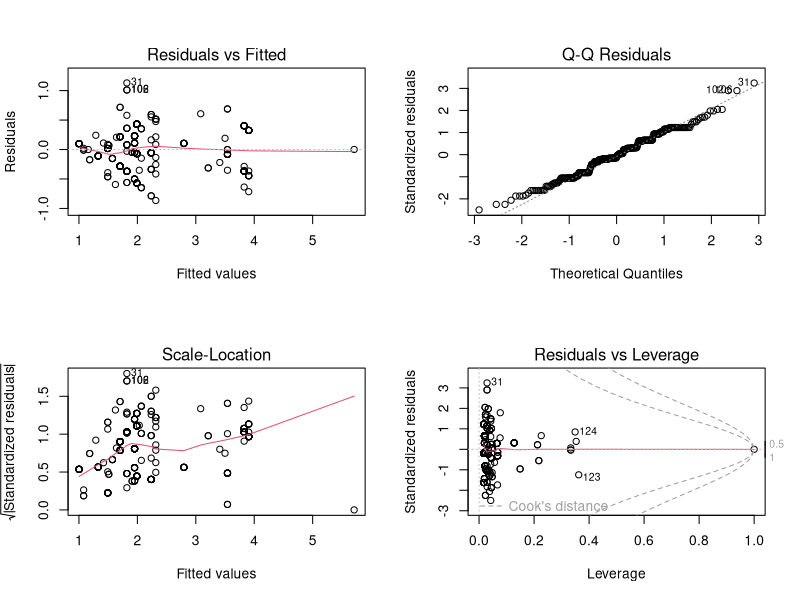

Source code (R):
## ---- chunk 1
#| label: import
Abeilles <- read.table("Data_abeilles.txt", header = TRUE, dec = ",",
                       stringsAsFactors = TRUE)
Abeilles <- Abeilles[, -8]
Abeilles_clean <- na.omit(Abeilles)

# Niveaux de référence (intercept) et effectifs
levels(Abeilles_clean$genre)
levels(Abeilles_clean$contexte_paysager)
table(Abeilles_clean$genre)
## ---- chunk 2
#| label: modeles
# mod1 : genre seul
mod1 <- lm(TailleR ~ genre, data = Abeilles_clean)
summary(mod1)
anova(mod1)
## ---- chunk 3
# mod2 : + sexe
mod2 <- lm(TailleR ~ genre + sexe, data = Abeilles_clean)
summary(mod2)
anova(mod2)
## ---- chunk 4
# mod3 : + contexte paysager
mod3 <- lm(TailleR ~ genre + sexe + contexte_paysager, data = Abeilles_clean)
summary(mod3)
anova(mod3)
## ---- chunk 5
# mod4 : + imperméabilisation (effet additif)
mod4 <- lm(TailleR ~ genre + sexe + contexte_paysager + Impermeabilisation500m,
           data = Abeilles_clean)
summary(mod4)
anova(mod4)
## ---- chunk 6
# mod5 : interaction contexte x imperméabilisation
mod5 <- lm(TailleR ~ genre + sexe + contexte_paysager * Impermeabilisation500m,
           data = Abeilles_clean)
summary(mod5)
anova(mod5)
## ---- chunk 7
#| label: aic
# Étape 0 : modèle nul
mod0 <- lm(TailleR ~ 1, data = Abeilles_clean)
add1(mod0, ~ genre + sexe + lectisme + contexte_paysager + Impermeabilisation500m)
# -> genre : AIC le plus bas (-478,7)

# Étape 1 : genre
mod_genre <- lm(TailleR ~ genre, data = Abeilles_clean)
add1(mod_genre, ~ genre + sexe + lectisme + contexte_paysager + Impermeabilisation500m)
# -> contexte_paysager : AIC le plus bas (-535,1)

# Étape 2 : genre + contexte
mod_gc <- lm(TailleR ~ genre + contexte_paysager, data = Abeilles_clean)
add1(mod_gc, ~ genre + sexe + lectisme + contexte_paysager + Impermeabilisation500m)
# -> sexe : AIC le plus bas (-549,6)

# Étape 3 : genre + contexte + sexe
mod_gcs <- lm(TailleR ~ genre + contexte_paysager + sexe, data = Abeilles_clean)
add1(mod_gcs, ~ genre + sexe + lectisme + contexte_paysager + Impermeabilisation500m)
# -> aucun ajout ne fait baisser l'AIC (-547,8 et -548,2 > -549,6) : on s'arrête
## ---- chunk 8
#| label: final
summary(mod_gcs)
anova(mod_gcs)
mod_gcs$coefficients
## ---- chunk 9
#| label: predict
# Exemple (adapter les niveaux à ceux de votre jeu de données)
nouveau <- data.frame(genre = "Bombus",
                      contexte_paysager = "urbain",
                      sexe = "m")
predict(mod_gcs, newdata = nouveau, interval = "prediction")
## ---- chunk 10
#| label: diagnostics
#| warning: false
par(mfrow = c(2, 2))
plot(mod_gcs)
par(mfrow = c(1, 1))
## ---- chunk 11
sessionInfo()
